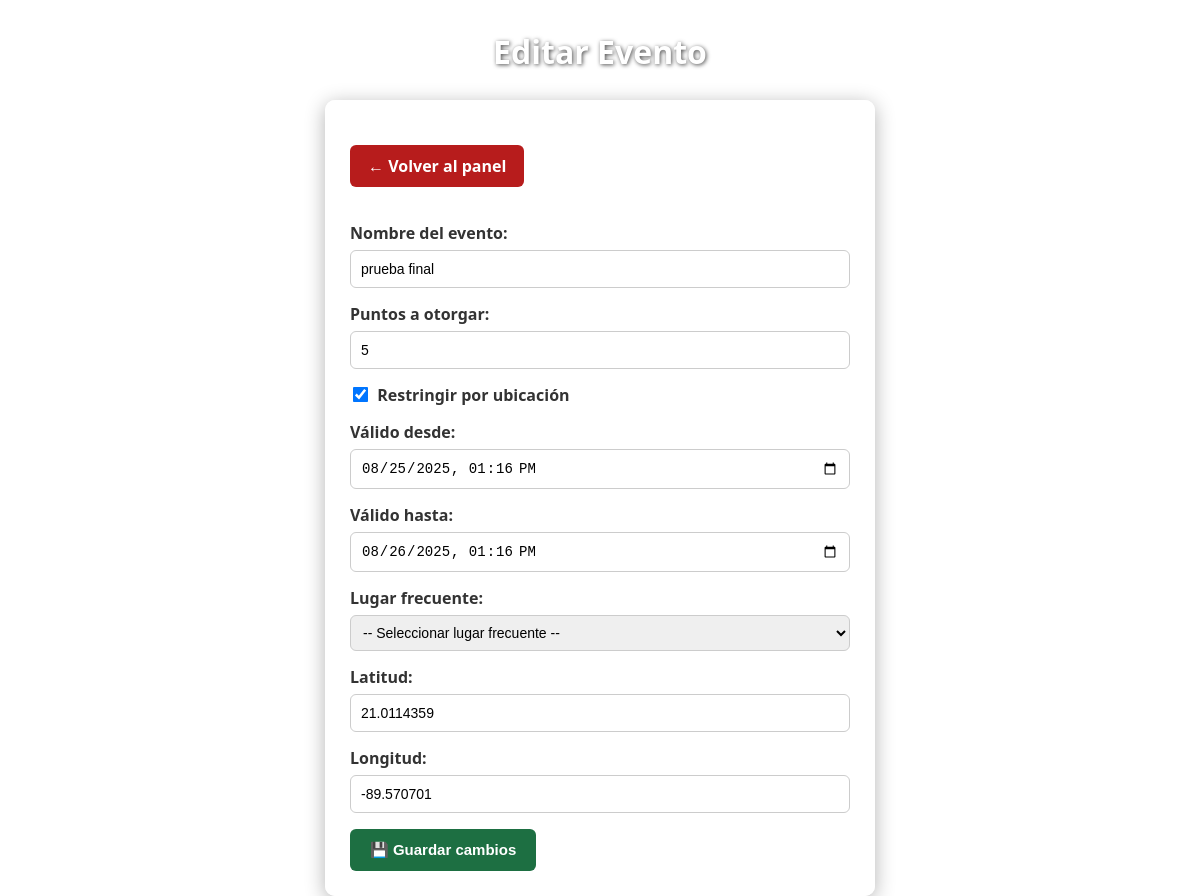
The app's page /admin/editar_evento/4 (signed in) with its own data.
### app/models.py (models this page shows, shortened)
class EventoQR(db.Model):
    __tablename__ = 'evento_qr'
    id = db.Column(db.Integer, primary_key=True)
    nombre_evento = db.Column(db.String(100), nullable=False)
    puntos = db.Column(db.Integer, nullable=False)
    qr_filename = db.Column(db.String(200), nullable=True)
    latitud = db.Column(db.Float)
    longitud = db.Column(db.Float)
    requiere_ubic = db.Column(db.Boolean, default=True)
    valid_from = db.Column(db.DateTime, nullable=True)
    valid_to = db.Column(db.DateTime, nullable=True)

### app/routes.py (the view, shortened to what this page needs)
@app.route('/admin/editar_evento/<int:evento_id>', methods=['GET', 'POST'])
@requiere_rol('admin')
def editar_evento(evento_id):
    evento = EventoQR.query.get_or_404(evento_id)
    lugares = LugarFrecuente.query.all()   # <-- cargamos los lugares frecuentes
    return render_template('editar_evento.html', evento=evento, lugares=lugares)

### app/__init__.py (called while the page is built)
@app.before_request
def mantener_sesion_activa():
    session.permanent = True

### app/routes.py (called while the page is built, shortened)
def requiere_rol(*roles_permitidos):
    def decorator(f):
        @wraps(f)
        def wrapper(*args, **kwargs):
            if 'admin_id' not in session:
                return redirect(url_for('login'))
            rol = session.get('rol')
            if rol not in roles_permitidos:
                flash("No tienes permiso para acceder a esta sección", "error")
                return redirect(url_for('panel_admin'))
            return f(*args, **kwargs)
        return wrapper
    return decorator

@app.before_request
def refrescar_timeout():
    if "admin_id" in session:
        now = datetime.utcnow()
        last = session.get("last_activity", now)
        if hasattr(last, "tzinfo") and last.tzinfo is not None:
            last = last.astimezone(timezone.utc).replace(tzinfo=None)

### app/templates/editar_evento.html (shortened to what this page needs)
<!DOCTYPE html>
<html lang="es">
<head>
    <link rel="stylesheet" href="{{ url_for('static', filename='css/editar_evento.css') }}">
</head>
<body>
    <h2>Editar Evento</h2>
<form method="POST">
    <a href="{{ url_for('crear_qr_evento') }}" class="btn-volver">← Volver al panel</a>
    <label>Nombre del evento:</label>
    <input type="text" name="nombre_evento" required value="{{ evento.nombre_evento }}">
    <label>Puntos a otorgar:</label>
    <input type="number" name="puntos" required value="{{ evento.puntos }}">
    <label>
        <input type="checkbox" name="requiere_ubic" {% if evento.requiere_ubic %}checked{% endif %}>
        Restringir por ubicación
    </label>
    <label>Válido desde:</label>
    <input type="datetime-local" name="valid_from"
            value="{{ evento.valid_from and evento.valid_from.strftime('%Y-%m-%dT%H:%M') }}">
    <label>Válido hasta:</label>
    <input type="datetime-local" name="valid_to"
            value="{{ evento.valid_to   and evento.valid_to.strftime('%Y-%m-%dT%H:%M') }}">
    <label for="lugar_frecuente"><strong>Lugar frecuente:</strong></label>
    <select id="lugar_frecuente" onchange="llenarCoordenadas()" style="width:100%;padding:8px;">
        <option value="">-- Seleccionar lugar frecuente --</option>
    </select>
    <label>Latitud:</label>
    <input type="text" id="latitud" name="latitud" required value="{{ evento.latitud }}">
    <label>Longitud:</label>
    <input type="text" id="longitud" name="longitud" required value="{{ evento.longitud }}">
    <div style="margin-top:1em;">
        <button type="submit">💾 Guardar cambios</button>
    </div>
</form>
</body>
</html>

### app/static/css/editar_evento.css (style rules this page uses)
body { font-family: 'Segoe UI', Arial, sans-serif; color: #222; margin: 0; padding: 0; min-height: 100vh; display: flex; flex-direction: column; align-items: center; background-image: url("../img/PRUEBA5.jpg"); background-size: cover; background-position: center; background-repeat: no-repeat; }
h2 { color: white; text-shadow: 1px 1px 4px rgba(0, 0, 0, 0.7); margin-top: 30px; font-size: 2rem; }
.btn-volver { display: inline-block; margin: 20px 0; padding: 10px 18px; background-color: #b71c1c; color: white; border-radius: 6px; text-decoration: none; font-weight: bold; transition: background-color 0.3s ease, transform 0.1s ease; }
form { background: rgba(255, 255, 255, 0.92); padding: 25px; border-radius: 10px; box-shadow: 0 4px 20px rgba(0, 0, 0, 0.3); width: 100%; max-width: 500px; }
label { font-weight: bold; margin-top: 15px; display: block; color: #333; }
input[type="text"], input[type="number"], input[type="datetime-local"], select { width: 100%; padding: 10px; margin-top: 6px; border: 1px solid #ccc; border-radius: 6px; font-size: 14px; box-sizing: border-box; transition: border-color 0.3s ease; }
input[type="checkbox"] { transform: scale(1.2); margin-right: 6px; }
button[type="submit"] { background-color: #1d6f42; color: white; padding: 12px 20px; border: none; border-radius: 6px; font-size: 15px; font-weight: bold; cursor: pointer; transition: background-color 0.3s ease, transform 0.1s ease; display: inline-flex; align-items: center; gap: 8px; }

### records on screen
EventoQR: nombre_evento "prueba final", puntos "5", requiere_ubic "☑", valid_from "08/25/2025 13:16", valid_to "08/26/2025 13:16", latitud "21.0114359", longitud "-89.570701"
